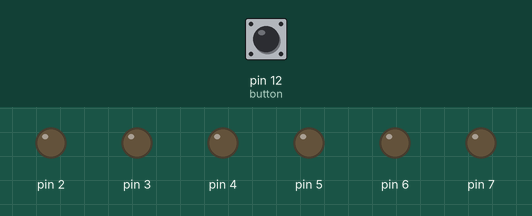
Recording of a sketch running on a simulated Arduino Uno, built with avr-gcc and run on an emulated ATmega328P. On the bench: output pins drawn as LEDs (lit = HIGH). Dashed ring = blinking. The test bench sets the inputs (shaded band); at power-on: pin 12 (button) LOW. Random numbers use the default seed unless the sketch sets one.

Above: at 1.2 s.
1.3 s: pin 12 (button) pulled HIGH for 0.15 s
At 2.9 s:
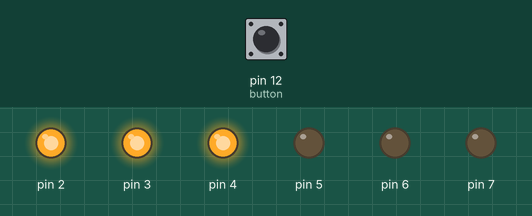
4.3 s: pin 12 (button) pulled HIGH for 1 s
At 6.3 s:
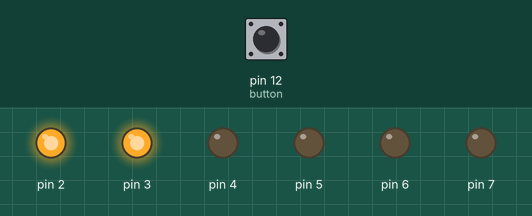
7.3 s: pin 12 (button) pulled HIGH for 3.2 s
At 11.6 s:
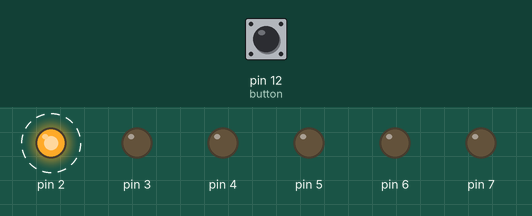
12.0 s: pin 12 (button) pulled HIGH for 3.2 s
At 16.4 s:
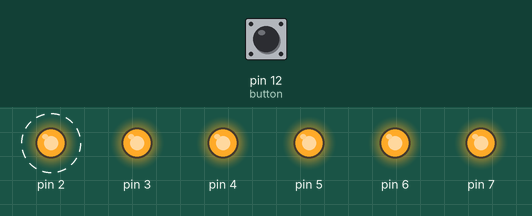
17.1 s: pin 12 (button) pulsed HIGH 5 times (0.12 s each, 0.3 s apart)
At 20.6 s:
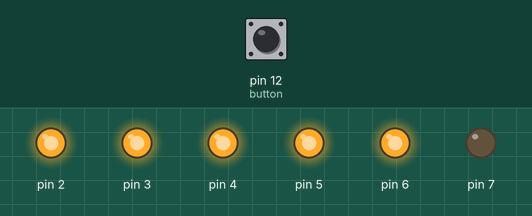
21.0 s: pin 12 (button) pulsed HIGH 5 times (0.12 s each, 0.3 s apart)
At 24.8 s:
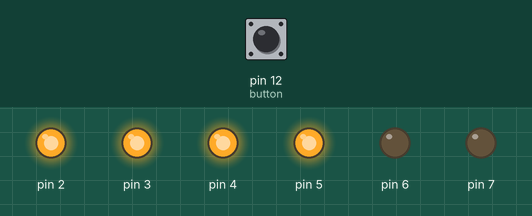
Timing chart, 0 to 25.9 s (numbered marks = the images above; inputs shaded):
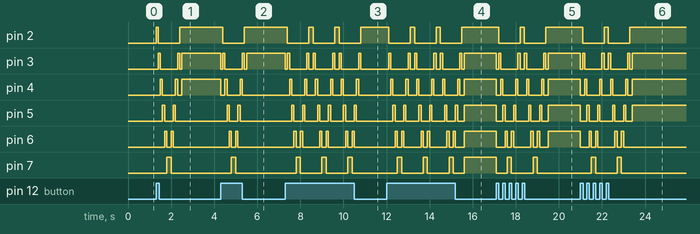

Measured:
- after the input at 1.3 s, pin 2: LOW → HIGH at once, → LOW 0.10 s later, → HIGH 1.0 s later; pin 3: goes HIGH 0.10 s, LOW 0.80 s, HIGH 0.10 s, LOW 0.10 s, then HIGH, starting after 0.10 s
- after the input at 4.3 s, pin 2: HIGH → LOW after 0.10 s, → HIGH 1.0 s later; pin 3: goes LOW 0.10 s, HIGH 0.10 s, LOW 0.80 s, HIGH 0.10 s, LOW 0.10 s, then HIGH, starting at once
- after the input at 7.3 s, pin 2: alternates HIGH for 0.20 s and LOW for 1.0 s, starting after 0.10 s; pin 3: HIGH → LOW at once, then repeats every 1.2 s: HIGH 0.10 s, LOW 0.80 s, HIGH 0.10 s, LOW 0.20 s
- after the input at 12.0 s, pin 2: alternates HIGH for 0.20 s and LOW for 1.0 s, starting after 0.10 s; pin 3: LOW → HIGH after 0.10 s, then repeats every 1.2 s: LOW 0.80 s, HIGH 0.10 s, LOW 0.20 s, HIGH 0.10 s
- after the input at 17.1 s, pin 2: alternates HIGH for 0.20 s and LOW for 1.0 s, starting after 0.10 s; pin 3: HIGH → LOW at once, → HIGH 0.10 s later, → LOW 0.10 s later, → HIGH 0.80 s later, … (10 changes in this stretch)
- after the input at 21.0 s, pin 2: alternates HIGH for 0.20 s and LOW for 1.0 s, 4 changes in all, then stays HIGH, starting after 0.10 s; pin 3: HIGH → LOW at once, → HIGH 0.10 s later, → LOW 0.10 s later, → HIGH 0.80 s later, … (10 changes in this stretch)

The sketch:

Project.ino
```cpp
#include "Dice.h"


// set to 1 if we're debugging
#define DEBUG 0

// 6 consecutive digital pins for the LEDs
Pins P(2,7);


// pin for the button switch
int button = 12;
// value to check state of button switch
int pressed = 0;

void setup() {
  // set all LED pins to OUTPUT
  for (int i=P.getPin_initial(); i<=P.getPin_final(); i++) {
    pinMode(i, OUTPUT);
  }
  // set buttin pin to INPUT
  pinMode(button, INPUT);

  // initialize random seed by noise from analog pin 0 (should be unconnected)
  randomSeed(analogRead(0));

  // if we're debugging, connect to serial
  #ifdef DEBUG
    Serial.begin(9600);
  #endif

}

void loop() {
  // if button is pressed - throw the dice
  pressed = digitalRead(button);

  if (pressed == HIGH) {
    // remove previous number
    P.setAllLEDs(LOW);
    P.buildUpTension();
    Dice Z(P.getPin_initial(),P.getPin_final());
    Z.DisplayNumber();
  }

}
```

Dice.cpp
```cpp
#include "Dice.h"


Dice::Dice()
{
  pin_initial=0;
  pin_final=0;
  number=0;
}
Dice::Dice(int pi,int pf)
{
     pin_initial=pi;
     pin_final=pf;
     number=random(1,7);
     #ifdef DEBUG
        Serial.println(number);
     #endif
}
Dice::~Dice()
{

}
void Dice::DisplayNumber()
{
  for(int i=0;i<number;i++)
     digitalWrite(pin_initial+i, HIGH);

}
```

Dice.h
```cpp
#ifndef Dice_H
#define Dice_H


#include "Pins.h"
#include "arduino.h"

class Dice: public Pins
{
  public:
      int number;
      Dice();
      Dice(int ,int);
      ~Dice();
      void DisplayNumber();


};


#endif
```

Pins.cpp
```cpp
#include "Pins.h"


Pins::Pins()
{
  pin_initial=0;
  pin_final=0;
}
Pins::Pins(int pi,int pf)
{
  pin_initial=pi;
  pin_final=pf;
}
Pins::~Pins()
{

}
int Pins::getPin_initial()
{
  return pin_initial;
}
int Pins::getPin_final()
{
  return pin_final;
}
void Pins::buildUpTension() {

  // left to right
  for (int i=pin_initial; i<=pin_final; i++) {
    if (i!=pin_initial) {
      digitalWrite(i-1, LOW);
    }
    digitalWrite(i, HIGH);
    delay(100);
  }
  // right to left
  for (int i=pin_final; i>=pin_initial; i--) {
    if (i!=pin_final) {
      digitalWrite(i+1, LOW);
    }
    digitalWrite(i, HIGH);
    delay(100);
  }
}
void Pins::setAllLEDs(int value)
{
  for (int i=pin_initial; i<=pin_final; i++)
    digitalWrite(i, value);
}
```

Pins.h
```cpp
#ifndef Pins_H
#define Pins_H
#include "arduino.h"
class Pins
{
    public:
         Pins();
         Pins(int pi,int pf);
         ~Pins();
         int getPin_initial();
         int getPin_final();
         void buildUpTension();
         void setAllLEDs(int intens);
         int pin_initial;
         int pin_final;

};
#endif
```
